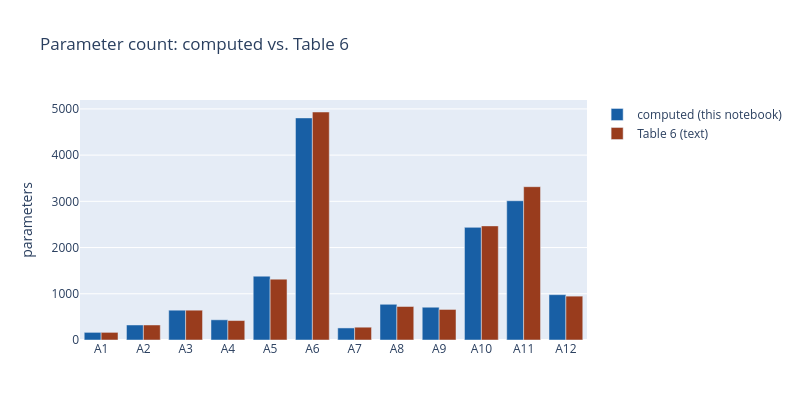

The code cell stored with this chart in its notebook:
### Markdown cell above
**Equation implemented above** — parameters of a fully-connected
stack with hidden widths $n_1, \dots, n_L$, input width $n_0=4$ and
output width $n_{L+1}=5$ (bias term per layer):

$$
N_{\text{params}} = \sum_{l=1}^{L+1} \left( n_{l-1} \cdot n_l + n_l \right)
$$

Shown against what Table 6 states, per architecture:

### Code cell
fig = go.Figure()
fig.add_trace(go.Bar(x=arch_table["architecture"], y=arch_table["computed_params"],
                      name="computed (this notebook)", marker_color="#185FA5"))
fig.add_trace(go.Bar(x=arch_table["architecture"], y=arch_table["table6_params"],
                      name="Table 6 (text)", marker_color="#993C1D"))
fig.update_layout(barmode="group", title="Parameter count: computed vs. Table 6",
                   yaxis_title="parameters", width=800, height=420)
fig.show()

### Figure 1 — Plotly figure (JSON) as saved in the notebook; plotly's stock layout.template omitted (floating-point values rounded to 4 significant figures)
{"data": [{"marker": {"color": "#185FA5"}, "name": "computed (this notebook)", "type": "bar", "x": ["A1", "A2", "A3", "A4", "A5", "A6", "A7", "A8", "A9", "A10", "A11", "A12"], "y": [165, 325, 645, 437, 1381, 4805, 261, 773, 709, 2437, 3013, 981]}, {"marker": {"color": "#993C1D"}, "name": "Table 6 (text)", "type": "bar", "x": ["A1", "A2", "A3", "A4", "A5", "A6", "A7", "A8", "A9", "A10", "A11", "A12"], "y": [165, 325, 645, 421, 1317, 4933, 277, 725, 661, 2469, 3317, 949]}], "layout": {"barmode": "group", "height": 420, "title": {"text": "Parameter count: computed vs. Table 6"}, "width": 800, "yaxis": {"title": {"text": "parameters"}}}}
